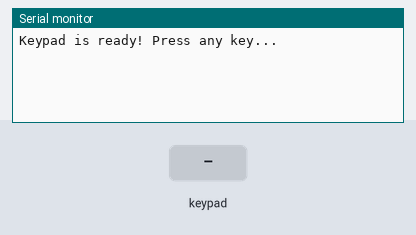
Bench run of a sketch on a simulated Arduino Uno, built with avr-gcc and run on an emulated ATmega328P. Parts: the last lines printed to the serial monitor. Inputs (shaded band) come from the test bench.

Above: at 1.2 s.
1.3 s: key '1' pressed
At 1.7 s:
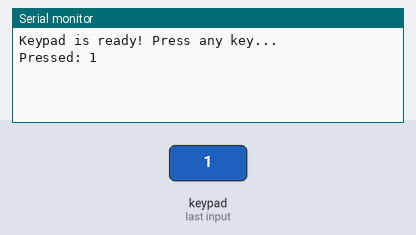
2.8 s: key 'A' pressed
At 4.1 s:
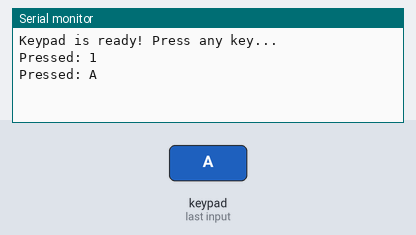

The sketch:

keypad_1x4.ino
```cpp
#include <Keypad.h> // use keypad library

// step 1: define keyboard size
const int rows = 1;
const int cols = 4;

// step 2: define keypad layout
char keys[rows][cols] = {
    {'1', '2', '3', 'A'}};

// step 3: connect keypad pins
byte rowPins[rows] = {11};         // connect to row 1
byte colPins[cols] = {7, 6, 5, 4}; // connect to col 1

// step 4: create keypad object
Keypad myKeypad = Keypad(makeKeymap(keys), rowPins,
                         colPins, rows, cols);

void setup()
{
    // put your setup code here, to run once
    Serial.begin(9600);
    Serial.println("Keypad is ready! Press any key...");
}

void loop()
{
    // put your main code here, to run repeatedly:
    // step 5: read key from keyboard
    char key = myKeypad.getKey();

    // step 6: print the key just read
    if (key)
    {
        Serial.print("Pressed: ");
        Serial.println(key);
    }
}
```

Measured:
- after the input at 1.3 s, the serial monitor: prints a new line at once (image 1)
- after the input at 2.8 s, the serial monitor: prints a new line at once (image 2)
